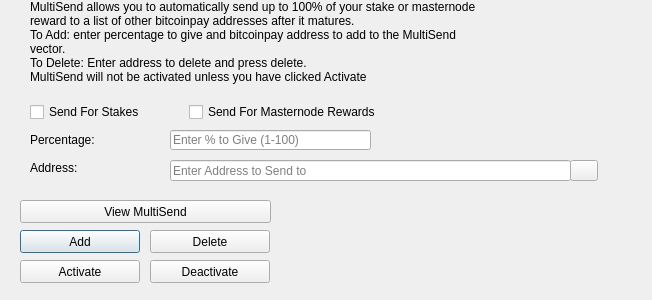
<?xml version="1.0" encoding="UTF-8"?>
<ui version="4.0">
 <class>MultiSendDialog</class>
 <widget class="QDialog" name="MultiSendDialog">
  <property name="windowModality">
   <enum>Qt::NonModal</enum>
  </property>
  <property name="geometry">
   <rect>
    <x>0</x>
    <y>0</y>
    <width>652</width>
    <height>300</height>
   </rect>
  </property>
  <property name="windowTitle">
   <string>MultiSend</string>
  </property>
  <widget class="QLineEdit" name="multiSendPercentEdit">
   <property name="geometry">
    <rect>
     <x>170</x>
     <y>130</y>
     <width>201</width>
     <height>20</height>
    </rect>
   </property>
   <property name="toolTip">
    <string>Enter whole numbers 1 - 100</string>
   </property>
   <property name="placeholderText">
    <string>Enter % to Give (1-100)</string>
   </property>
  </widget>
  <widget class="QLineEdit" name="multiSendAddressEdit">
   <property name="geometry">
    <rect>
     <x>170</x>
     <y>160</y>
     <width>401</width>
     <height>21</height>
    </rect>
   </property>
   <property name="toolTip">
    <string/>
   </property>
   <property name="placeholderText">
    <string>Enter Address to Send to</string>
   </property>
  </widget>
  <widget class="QLabel" name="label_2">
   <property name="geometry">
    <rect>
     <x>30</x>
     <y>0</y>
     <width>451</width>
     <height>121</height>
    </rect>
   </property>
   <property name="lineWidth">
    <number>1</number>
   </property>
   <property name="text">
    <string>MultiSend allows you to automatically send up to 100% of your stake or masternode reward to a list of other bitcoinpay addresses after it matures.
To Add: enter percentage to give and bitcoinpay address to add to the MultiSend vector.
To Delete: Enter address to delete and press delete.
MultiSend will not be activated unless you have clicked Activate</string>
   </property>
   <property name="alignment">
    <set>Qt::AlignLeading|Qt::AlignLeft|Qt::AlignTop</set>
   </property>
   <property name="wordWrap">
    <bool>true</bool>
   </property>
  </widget>
  <widget class="QLabel" name="message">
   <property name="geometry">
    <rect>
     <x>290</x>
     <y>200</y>
     <width>351</width>
     <height>91</height>
    </rect>
   </property>
   <property name="text">
    <string/>
   </property>
  </widget>
  <widget class="QPushButton" name="addButton">
   <property name="geometry">
    <rect>
     <x>20</x>
     <y>230</y>
     <width>120</width>
     <height>23</height>
    </rect>
   </property>
   <property name="toolTip">
    <string/>
   </property>
   <property name="statusTip">
    <string>Add to MultiSend Vector</string>
   </property>
   <property name="text">
    <string>Add</string>
   </property>
  </widget>
  <widget class="QPushButton" name="disableButton">
   <property name="geometry">
    <rect>
     <x>150</x>
     <y>260</y>
     <width>120</width>
     <height>23</height>
    </rect>
   </property>
   <property name="statusTip">
    <string>Deactivate MultiSend</string>
   </property>
   <property name="text">
    <string>Deactivate</string>
   </property>
  </widget>
  <widget class="QPushButton" name="addressBookButton">
   <property name="geometry">
    <rect>
     <x>570</x>
     <y>160</y>
     <width>28</width>
     <height>21</height>
    </rect>
   </property>
   <property name="toolTip">
    <string>Choose an address from the address book</string>
   </property>
   <property name="text">
    <string/>
   </property>
   <property name="icon">
    <iconset resource="../bitcoinpay.qrc">
     <normaloff>:/icons/address-book</normaloff>:/icons/address-book</iconset>
   </property>
   <property name="shortcut">
    <string>Alt+A</string>
   </property>
   <property name="autoDefault">
    <bool>false</bool>
   </property>
  </widget>
  <widget class="QLabel" name="label">
   <property name="geometry">
    <rect>
     <x>30</x>
     <y>130</y>
     <width>121</width>
     <height>20</height>
    </rect>
   </property>
   <property name="toolTip">
    <string>Percentage of stake to send</string>
   </property>
   <property name="text">
    <string>Percentage:</string>
   </property>
  </widget>
  <widget class="QLabel" name="label_5">
   <property name="geometry">
    <rect>
     <x>30</x>
     <y>160</y>
     <width>111</width>
     <height>16</height>
    </rect>
   </property>
   <property name="toolTip">
    <string>Address to send portion of stake to</string>
   </property>
   <property name="text">
    <string>Address:</string>
   </property>
  </widget>
  <widget class="QPushButton" name="deleteButton">
   <property name="geometry">
    <rect>
     <x>150</x>
     <y>230</y>
     <width>120</width>
     <height>23</height>
    </rect>
   </property>
   <property name="toolTip">
    <string/>
   </property>
   <property name="statusTip">
    <string>Delete Address From MultiSend Vector</string>
   </property>
   <property name="text">
    <string>Delete</string>
   </property>
  </widget>
  <widget class="QPushButton" name="activateButton">
   <property name="geometry">
    <rect>
     <x>20</x>
     <y>260</y>
     <width>120</width>
     <height>23</height>
    </rect>
   </property>
   <property name="statusTip">
    <string>Activate MultiSend</string>
   </property>
   <property name="text">
    <string>Activate</string>
   </property>
  </widget>
  <widget class="QPushButton" name="viewButton">
   <property name="geometry">
    <rect>
     <x>20</x>
     <y>200</y>
     <width>251</width>
     <height>23</height>
    </rect>
   </property>
   <property name="toolTip">
    <string/>
   </property>
   <property name="statusTip">
    <string>View MultiSend Vector</string>
   </property>
   <property name="text">
    <string>View MultiSend</string>
   </property>
  </widget>
  <widget class="QWidget" name="horizontalLayoutWidget">
   <property name="geometry">
    <rect>
     <x>30</x>
     <y>100</y>
     <width>351</width>
     <height>24</height>
    </rect>
   </property>
   <layout class="QHBoxLayout" name="horizontalLayout">
    <item>
     <widget class="QCheckBox" name="multiSendStakeCheckBox">
      <property name="text">
       <string>Send For Stakes</string>
      </property>
     </widget>
    </item>
    <item>
     <widget class="QCheckBox" name="multiSendMasternodeCheckBox">
      <property name="text">
       <string>Send For Masternode Rewards</string>
      </property>
     </widget>
    </item>
   </layout>
  </widget>
 </widget>
 <resources>
  <include location="../bitcoinpay.qrc"/>
 </resources>
 <connections/>
</ui>
